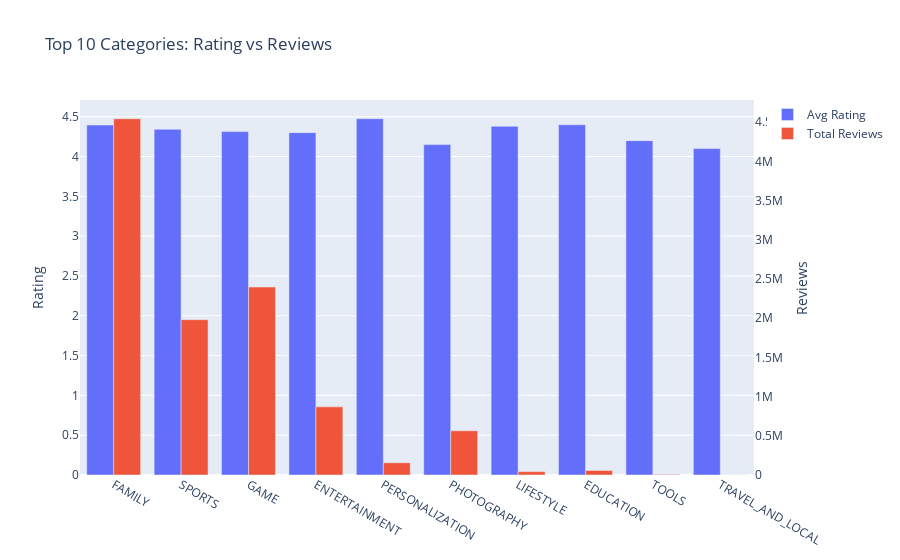

The cell this chart's notebook holds for it:
### Code cell
# Now we'll use that filtered DataFrame to find the category stats AND we need to only show the timings between 3PM IST to 5 PM IST
#getting the ist
ist = datetime.now(zi('Asia/Kolkata'))

#getting current hour extracted from ist
current_hr = ist.hour
plot_title = 'Top 10 Categories: Rating vs Reviews'

#Here we aggregated the values in the category_stats to see which top 10 categories had the most number of reviews and also had average ratings better than 4.0
category_stats = category_stats_filter.groupby('Category').agg({
        'Rating': 'mean',
        'Reviews': 'sum',
        'Installs': 'sum'
    }).nlargest(10, 'Installs')

category_stats_reset = category_stats.reset_index()

fig11 = go.Figure() #Here we will be using Plotly Go for a structural plotting rather than Express
#LEARNINGS: Plotly Go

#To create a grouped bar chart we will be spliting the y axis into two parts one on the right side and another on the left side
#Here we created the first bar graph in which we are seeing the average ratings of for each category on left part of the y axis
fig11.add_bar(
    x = category_stats_reset['Category'],
    y = category_stats_reset['Rating'], 
    name = 'Avg Rating', 
    yaxis = 'y1',
    offsetgroup = 1 #assigning one side of the graph to these bars
)

#We created another bar graph but this time on the rightmost Y-axis of the graph showing the total number of reviews per category
fig11.add_bar(
    x = category_stats_reset['Category'],
    y = category_stats_reset['Reviews'], 
    name = 'Total Reviews',
    yaxis = 'y2',
    offsetgroup = 2 #another side to these
)

#Updatin the format of the graph for a better visual appearance
fig11.update_layout(
    title = plot_title,
    barmode = 'group',
    yaxis = dict(title = 'Rating'),
    yaxis2= dict(title = 'Reviews',
                overlaying='y', #this code here is important as it is actually making the 'Average Ratings' appear on the right of the graph
                side='right',
                showgrid=False)
)

#Viewing the graph
fig11.show()


#Saving the plot as an html file
save_plot_as_html(fig11, 
                  'Category_Stats.html', 
                  "From the following stats it's clearly understandable that even though Family Apps are much more installed and reviewed they still managed to get better average ratings as compared to other apps")

#saving the graph as a live graph using the function we created

#This variable will tell the dashboard about the time to make this particular graph live 
#Each graph have a different time slot to go live 
#the timing can be easily modified by just changing the timings in this variable
register_live_plot(
    'Category_Stats.html',
    plot_title,
    15, 17 #these constants shows graph will go live between 3PM and 5PM IST on the dashboard for a better UX
)

### Figure 1 — Plotly figure (JSON) as saved in the notebook; plotly's stock layout.template omitted (floating-point values rounded to 4 significant figures)
{"data": [{"name": "Avg Rating", "offsetgroup": "1", "type": "bar", "x": ["FAMILY", "SPORTS", "GAME", "ENTERTAINMENT", "PERSONALIZATION", "PHOTOGRAPHY", "LIFESTYLE", "EDUCATION", "TOOLS", "TRAVEL_AND_LOCAL"], "y": [4.395, 4.343, 4.313, 4.3, 4.475, 4.15, 4.38, 4.4, 4.2, 4.1], "yaxis": "y"}, {"name": "Total Reviews", "offsetgroup": "2", "type": "bar", "x": ["FAMILY", "SPORTS", "GAME", "ENTERTAINMENT", "PERSONALIZATION", "PHOTOGRAPHY", "LIFESTYLE", "EDUCATION", "TOOLS", "TRAVEL_AND_LOCAL"], "y": [4544623, 1982017, 2397589, 869111, 155996, 563720, 42809, 57645, 8010, 974], "yaxis": "y2"}], "layout": {"barmode": "group", "title": {"text": "Top 10 Categories: Rating vs Reviews"}, "yaxis": {"title": {"text": "Rating"}}, "yaxis2": {"overlaying": "y", "showgrid": false, "side": "right", "title": {"text": "Reviews"}}}}
